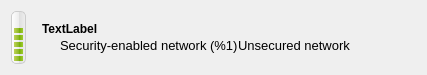
<?xml version="1.0" encoding="UTF-8"?>
<ui version="4.0">
 <class>NetworkItemWidget</class>
 <widget class="QWidget" name="NetworkItemWidget">
  <property name="geometry">
   <rect>
    <x>0</x>
    <y>0</y>
    <width>427</width>
    <height>75</height>
   </rect>
  </property>
  <property name="windowTitle">
   <string notr="true">Form</string>
  </property>
  <property name="styleSheet">
   <string notr="true">QProgressBar {
border: 1px solid #ccc;
padding: 1px;
border-radius: 5px;
background: QLinearGradient( x1: 0, y1: 0, x2: 1, y2: 0, stop: 0 #fff, stop: 0.4999 #eee, stop: 0.5 #ddd, stop: 1 #eee );
height: 50px;
}

QProgressBar::chunk {
background: QLinearGradient( x1: 0, y1: 0, x2: 1, y2: 0, stop: 0 #bfd255, stop: 0.50 #8eb92a, stop: 0.51 #72aa00, stop: 1 #9ecb2d);
border-radius: 5px;
margin: 0.5px;
height: 5px;
}</string>
  </property>
  <layout class="QHBoxLayout" name="horizontalLayout_2">
   <item>
    <widget class="QProgressBar" name="strength">
     <property name="sizePolicy">
      <sizepolicy hsizetype="Preferred" vsizetype="Maximum">
       <horstretch>0</horstretch>
       <verstretch>0</verstretch>
      </sizepolicy>
     </property>
     <property name="minimumSize">
      <size>
       <width>0</width>
       <height>10</height>
      </size>
     </property>
     <property name="maximumSize">
      <size>
       <width>15</width>
       <height>16777215</height>
      </size>
     </property>
     <property name="value">
      <number>60</number>
     </property>
     <property name="textVisible">
      <bool>false</bool>
     </property>
     <property name="orientation">
      <enum>Qt::Vertical</enum>
     </property>
    </widget>
   </item>
   <item>
    <spacer name="horizontalSpacer">
     <property name="orientation">
      <enum>Qt::Horizontal</enum>
     </property>
     <property name="sizeType">
      <enum>QSizePolicy::Fixed</enum>
     </property>
     <property name="sizeHint" stdset="0">
      <size>
       <width>10</width>
       <height>20</height>
      </size>
     </property>
    </spacer>
   </item>
   <item>
    <layout class="QVBoxLayout" name="verticalLayout">
     <property name="spacing">
      <number>0</number>
     </property>
     <item>
      <spacer name="verticalSpacer_2">
       <property name="orientation">
        <enum>Qt::Vertical</enum>
       </property>
       <property name="sizeHint" stdset="0">
        <size>
         <width>20</width>
         <height>10</height>
        </size>
       </property>
      </spacer>
     </item>
     <item>
      <widget class="QLabel" name="ssid">
       <property name="sizePolicy">
        <sizepolicy hsizetype="MinimumExpanding" vsizetype="Preferred">
         <horstretch>0</horstretch>
         <verstretch>0</verstretch>
        </sizepolicy>
       </property>
       <property name="font">
        <font>
         <weight>75</weight>
         <bold>true</bold>
        </font>
       </property>
       <property name="text">
        <string notr="true">TextLabel</string>
       </property>
      </widget>
     </item>
     <item>
      <layout class="QHBoxLayout" name="horizontalLayout">
       <item>
        <widget class="QLabel" name="securityIcon">
         <property name="minimumSize">
          <size>
           <width>18</width>
           <height>18</height>
          </size>
         </property>
         <property name="maximumSize">
          <size>
           <width>18</width>
           <height>18</height>
          </size>
         </property>
         <property name="text">
          <string/>
         </property>
         <property name="pixmap">
          <pixmap>:/images/protected.png</pixmap>
         </property>
         <property name="scaledContents">
          <bool>true</bool>
         </property>
        </widget>
       </item>
       <item>
        <widget class="QLabel" name="secured">
         <property name="font">
          <font>
           <pointsize>10</pointsize>
          </font>
         </property>
         <property name="text">
          <string>Security-enabled network (%1)</string>
         </property>
        </widget>
       </item>
       <item>
        <widget class="QLabel" name="unsecured">
         <property name="font">
          <font>
           <pointsize>10</pointsize>
          </font>
         </property>
         <property name="text">
          <string>Unsecured network</string>
         </property>
        </widget>
       </item>
      </layout>
     </item>
     <item>
      <spacer name="verticalSpacer">
       <property name="orientation">
        <enum>Qt::Vertical</enum>
       </property>
       <property name="sizeHint" stdset="0">
        <size>
         <width>20</width>
         <height>10</height>
        </size>
       </property>
      </spacer>
     </item>
    </layout>
   </item>
   <item>
    <widget class="SpinnerWidget" name="spinner" native="true">
     <property name="minimumSize">
      <size>
       <width>22</width>
       <height>22</height>
      </size>
     </property>
     <property name="maximumSize">
      <size>
       <width>22</width>
       <height>22</height>
      </size>
     </property>
    </widget>
   </item>
  </layout>
 </widget>
 <customwidgets>
  <customwidget>
   <class>SpinnerWidget</class>
   <extends>QWidget</extends>
   <header>spinnerwidget.h</header>
   <container>1</container>
  </customwidget>
 </customwidgets>
 <resources>
  <include location="qconnman.qrc"/>
 </resources>
 <connections/>
</ui>
